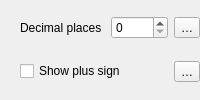
                         <widget class="QFrame" name="mFormatNumFrame">
                          <property name="frameShape">
                           <enum>QFrame::NoFrame</enum>
                          </property>
                          <property name="frameShadow">
                           <enum>QFrame::Raised</enum>
                          </property>
                          <layout class="QGridLayout" name="gridLayout_31">
                           <property name="leftMargin">
                            <number>20</number>
                           </property>
                           <property name="topMargin">
                            <number>0</number>
                           </property>
                           <property name="rightMargin">
                            <number>0</number>
                           </property>
                           <property name="bottomMargin">
                            <number>0</number>
                           </property>
                           <item row="0" column="0">
                            <widget class="QLabel" name="mFormatNumDecimalsLabel">
                             <property name="text">
                              <string>Decimal places </string>
                             </property>
                            </widget>
                           </item>
                           <item row="0" column="1">
                            <widget class="QgsSpinBox" name="mFormatNumDecimalsSpnBx">
                             <property name="sizePolicy">
                              <sizepolicy hsizetype="MinimumExpanding" vsizetype="Fixed">
                               <horstretch>0</horstretch>
                               <verstretch>0</verstretch>
                              </sizepolicy>
                             </property>
                             <property name="maximum">
                              <number>20</number>
                             </property>
                            </widget>
                           </item>
                           <item row="0" column="2">
                            <widget class="QgsPropertyOverrideButton" name="mFormatNumDecimalsDDBtn">
                             <property name="text">
                              <string>…</string>
                             </property>
                            </widget>
                           </item>
                           <item row="1" column="0" colspan="2">
                            <widget class="QCheckBox" name="mFormatNumPlusSignChkBx">
                             <property name="layoutDirection">
                              <enum>Qt::LeftToRight</enum>
                             </property>
                             <property name="text">
                              <string>Show plus sign</string>
                             </property>
                            </widget>
                           </item>
                           <item row="1" column="2">
                            <widget class="QgsPropertyOverrideButton" name="mFormatNumPlusSignDDBtn">
                             <property name="text">
                              <string>…</string>
                             </property>
                            </widget>
                           </item>
                          </layout>
                         </widget>
